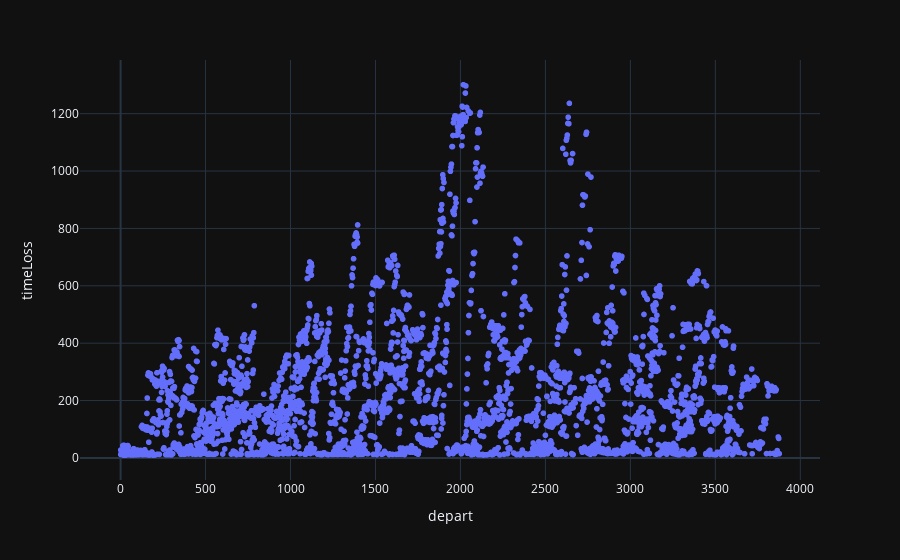

Notebook code for this chart:
### Code cell
fig = px.scatter(df, x="depart", y="timeLoss")
fig.show()

### Figure 1 — Plotly figure (JSON) as saved in the notebook; plotly's stock layout.template omitted (floating-point values rounded to 4 significant figures; data arrays with more than 128 entries replaced by an {"elided": "..."} marker saying what was removed)
{"data": [{"hovertemplate": "depart=%{x}<br>timeLoss=%{y}<extra></extra>", "legendgroup": "", "marker": {"color": "#636efa", "symbol": "circle"}, "mode": "markers", "name": "", "showlegend": false, "x": {"elided": "3524 float values"}, "xaxis": "x", "y": {"elided": "3524 float values"}, "yaxis": "y", "type": "scattergl"}], "layout": {"xaxis": {"anchor": "y", "domain": [0.0, 1.0], "title": {"text": "depart"}}, "yaxis": {"anchor": "x", "domain": [0.0, 1.0], "title": {"text": "timeLoss"}}, "legend": {"tracegroupgap": 0}, "margin": {"t": 60}}}
